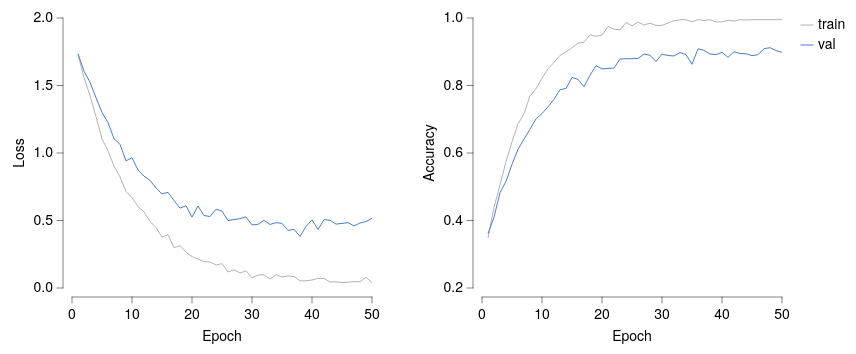

Describe this chart as a Vega-Lite specification.
### Vega-Lite specification from a JSON file in a GitHub repository (floating-point values rounded to 4 significant figures)
{"background": null, "config": {"arc": {"fill": "#DBDBDB", "fillOpacity": 1.0, "innerRadius": 33.75, "padAngle": 0.03, "stroke": "black", "strokeOpacity": 1, "strokeWidth": 0.25}, "area": {"fill": "#DBDBDB", "fillOpacity": 1.0, "stroke": "black", "strokeOpacity": 1, "strokeWidth": 0.25}, "axis": {"domain": true, "domainCap": "round", "domainColor": "black", "domainWidth": 0.25, "grid": false, "gridCap": "round", "gridColor": "#F1F1F1", "gridDash": [0, 0], "gridOpacity": 1.0, "gridWidth": 0.25, "labelColor": "black", "labelFont": "Helvetica Neue, HelveticaNeue, Helvetica, Arial, sans-serif", "labelFontSize": 7, "labelFontStyle": "normal", "labelFontWeight": 400, "offset": 4.5, "ticks": true, "tickCap": "round", "tickColor": "black", "tickRound": false, "tickSize": 3, "tickWidth": 0.25, "titleColor": "black", "titleFont": "Helvetica Neue, HelveticaNeue, Helvetica, Arial, sans-serif", "titleFontSize": 7, "titleFontStyle": "normal", "titleFontWeight": 400}, "axisX": {"domain": true, "labelAlign": "center", "labelAngle": 0, "labels": true, "ticks": true, "translate": 0}, "axisY": {"domain": true, "labelAlign": "right", "labelAngle": 0, "labels": true, "ticks": true, "translate": 0}, "axisRight": {"domain": true, "labelAlign": "left", "labelAngle": 0, "labels": true, "ticks": true, "translate": 0}, "axisTop": {"domain": true, "labelAlign": "center", "labelAngle": 0, "labels": true, "ticks": true, "translate": 0}, "axisBand": {"tickOffset": 0}, "bar": {"fill": "#DBDBDB", "fillOpacity": 1.0, "stroke": "black", "strokeOpacity": 1, "strokeWidth": 0.25}, "boxplot": {"size": 12.15, "ticks": {"cornerRadius": 0.25, "fill": "black", "opacity": 1, "size": 6.075, "thickness": 0.25}, "box": {"fillOpacity": 1.0, "stroke": "black", "strokeOpacity": 1, "strokeWidth": 0.25}, "median": {"cornerRadius": 0, "fill": "black", "fillOpacity": 1.0, "opacity": 1, "size": 12.15, "thickness": 0.25}, "rule": {"fill": "black", "fillOpacity": 1.0, "size": 13.5, "stroke": "black", "strokeDash": [0, 0], "strokeOpacity": 1, "strokeWidth": 0.25}, "outliers": {"color": "black", "fill": "black", "fillOpacity": 1.0, "size": 0, "stroke": "black", "strokeOpacity": 1, "strokeWidth": 0.25}}, "circle": {"fill": "black", "fillOpacity": 1.0, "size": 1.688, "stroke": null, "strokeOpacity": 1, "strokeWidth": 0.25}, "errorband": {"band": {"fillOpacity": 0.6, "stroke": null, "strokeWidth": 0.25, "strokeOpacity": 1}, "borders": {"opacity": 0, "strokeOpacity": 0.25, "strokeWidth": 1}}, "errorbar": {"opacity": 1, "rule": {"strokeDash": [0, 0], "strokeWidth": 0.25}, "ticks": {"color": "black", "cornerRadius": 0.125, "opacity": 1, "size": 8.1, "thickness": 0.25}, "thickness": 0.25}, "font": "Helvetica Neue, HelveticaNeue, Helvetica, Arial, sans-serif", "geoshape": {"fill": "#DBDBDB", "fillOpacity": 1.0, "stroke": "black", "strokeOpacity": 1, "strokeWidth": 0.25}, "header": {"labelColor": "black", "labelFont": "Helvetica Neue, HelveticaNeue, Helvetica, Arial, sans-serif", "labelFontSize": 7, "labelFontStyle": "normal", "labelFontWeight": 400, "titleColor": "black", "titleFont": "Helvetica Neue, HelveticaNeue, Helvetica, Arial, sans-serif", "titleFontSize": 7, "titleFontStyle": "normal", "titleFontWeight": 400, "titlePadding": 0}, "legend": {"disable": false, "offset": 4.5, "titlePadding": 4, "labelOffset": 2, "gradientLabelOffset": 2, "gradientLength": 67.5, "gradientThickness": 6.75, "gradientOpacity": 1.0, "gradientStrokeColor": "black", "gradientStrokeWidth": 0.25, "labelColor": "black", "labelFont": "Helvetica Neue, HelveticaNeue, Helvetica, Arial, sans-serif", "labelFontSize": 7, "labelFontStyle": "normal", "labelFontWeight": 400, "strokeColor": "black", "strokeWidth": 0, "symbolSize": 42, "symbolStrokeColor": "black", "symbolStrokeWidth": 0.25, "titleColor": "black", "titleFont": "Helvetica Neue, HelveticaNeue, Helvetica, Arial, sans-serif", "titleFontSize": 7, "titleFontStyle": "normal", "titleFontWeight": 400}, "line": {"color": "black", "stroke": "black", "strokeCap": "butt", "strokeDash": [0, 0], "strokeOpacity": 1, "strokeWidth": 0.5}, "point": {"filled": true, "fill": "#DBDBDB", "fillOpacity": 1.0, "size": 6.75, "stroke": "black", "strokeOpacity": 1, "strokeWidth": 0.25}, "range": {"category": ["#B2B2B2", "#4A7CD3", "#008542", "#664CAF", "#509F98", "#636363", "#284F93", "#005226", "#382864", "#285753"], "diverging": {"scheme": ["#443E60", "#5F597E", "#7C759B", "#9994B6", "#B7B4CC", "#D6D5DC", "#F6F6F6", "#D1DAD9", "#A4C2BF", "#7AA9A4", "#578E89", "#37736E", "#1B5954"]}, "heatmap": {"scheme": ["#440154", "#472270", "#433E82", "#38598C", "#2C728E", "#238A8D", "#24A086", "#39B578", "#5DC862", "#96D646", "#CAE02D", "#FDE724"]}, "ordinal": {"scheme": ["#F1F1F1", "#DBDBDB", "#C6C6C6", "#B2B2B2", "#9D9D9D", "#898989", "#767676", "#636363", "#515151", "#404040", "#2F2F2F", "#1F1F1F"]}, "ramp": {"scheme": ["#440154", "#472270", "#433E82", "#38598C", "#2C728E", "#238A8D", "#24A086", "#39B578", "#5DC862", "#96D646", "#CAE02D", "#FDE724"]}}, "rule": {"color": "black", "stroke": "black", "strokeCap": "round", "strokeDash": [2, 2], "strokeOpacity": 1, "strokeWidth": 0.25}, "scale": {"barBandPaddingInner": 0.1, "rectBandPaddingInner": 0, "tickBandPaddingInner": 0.1, "bandPaddingOuter": 0.1, "bandWithNestedOffsetPaddingInner": 0.2, "bandWithNestedOffsetPaddingOuter": 0.2, "offsetBandPaddingInner": 0, "offsetBandPaddingOuter": 0, "round": false}, "rect": {"fill": "#DBDBDB", "fillOpacity": 1.0, "stroke": "black", "strokeOpacity": 1, "strokeWidth": 0.25}, "square": {"fill": "#DBDBDB", "fillOpacity": 1.0, "size": 13.5, "stroke": "black", "strokeOpacity": 1, "strokeWidth": 0.25}, "text": {"color": "black", "font": "Helvetica Neue, HelveticaNeue, Helvetica, Arial, sans-serif", "fontSize": 7, "fontStyle": "normal", "fontWeight": 400}, "tick": {"color": "black", "cornerRadius": 0.125, "opacity": 1.0, "size": 12.15, "thickness": 0.25}, "title": {"anchor": "middle", "frame": "group", "color": "black", "font": "Helvetica Neue, HelveticaNeue, Helvetica, Arial, sans-serif", "fontSize": 7, "fontStyle": "normal", "fontWeight": 400, "subtitleColor": "black", "subtitleFont": "Helvetica Neue, HelveticaNeue, Helvetica, Arial, sans-serif", "subtitleFontSize": "Helvetica Neue, HelveticaNeue, Helvetica, Arial, sans-serif", "subtitleFontStyle": "normal", "subtitleFontWeight": 400}, "trail": {"color": "black", "opacity": 1, "size": 0.5}, "view": {"continuousWidth": 150, "continuousHeight": 135, "discreteWidth": 150, "discreteHeight": 135, "fill": null, "stroke": null, "strokeWidth": 0.25}}, "hconcat": [{"mark": {"type": "line"}, "encoding": {"color": {"field": "split", "sort": ["train", "val"], "title": null, "type": "nominal"}, "x": {"field": "epoch", "scale": {"domain": [0, 50], "nice": false}, "title": "Epoch", "type": "quantitative"}, "y": {"field": "loss", "scale": {"domain": [0, 2]}, "title": "Loss", "type": "quantitative"}}}, {"mark": {"type": "line"}, "encoding": {"color": {"field": "split", "sort": ["train", "val"], "title": null, "type": "nominal"}, "x": {"field": "epoch", "scale": {"domain": [0, 50], "nice": false}, "title": "Epoch", "type": "quantitative"}, "y": {"field": "accuracy", "scale": {"domain": [0.2, 1]}, "title": "Accuracy", "type": "quantitative"}}}], "data": {"name": "data-7a4b3c2260c15d07dc72bae3f59f8ddc"}, "resolve": {"scale": {"y": "independent"}}, "$schema": "https://vega.github.io/schema/vega-lite/v6.4.1.json", "datasets": {"data-7a4b3c2260c15d07dc72bae3f59f8ddc": [{"epoch": 1, "split": "train", "loss": 1.73, "accuracy": 0.3481}, {"epoch": 2, "split": "train", "loss": 1.559, "accuracy": 0.4391}, {"epoch": 3, "split": "train", "loss": 1.426, "accuracy": 0.5057}, {"epoch": 4, "split": "train", "loss": 1.268, "accuracy": 0.5742}, {"epoch": 5, "split": "train", "loss": 1.106, "accuracy": 0.6329}, {"epoch": 6, "split": "train", "loss": 1.015, "accuracy": 0.6864}, {"epoch": 7, "split": "train", "loss": 0.9036, "accuracy": 0.7162}, {"epoch": 8, "split": "train", "loss": 0.8233, "accuracy": 0.769}, {"epoch": 9, "split": "train", "loss": 0.7148, "accuracy": 0.7905}, {"epoch": 10, "split": "train", "loss": 0.6691, "accuracy": 0.8213}, {"epoch": 11, "split": "train", "loss": 0.6032, "accuracy": 0.8493}, {"epoch": 12, "split": "train", "loss": 0.5645, "accuracy": 0.8689}, {"epoch": 13, "split": "train", "loss": 0.4929, "accuracy": 0.8893}, {"epoch": 14, "split": "train", "loss": 0.4487, "accuracy": 0.8995}, {"epoch": 15, "split": "train", "loss": 0.3765, "accuracy": 0.9119}, {"epoch": 16, "split": "train", "loss": 0.3949, "accuracy": 0.9256}, {"epoch": 17, "split": "train", "loss": 0.2986, "accuracy": 0.9279}, {"epoch": 18, "split": "train", "loss": 0.3137, "accuracy": 0.95}, {"epoch": 19, "split": "train", "loss": 0.2651, "accuracy": 0.9457}, {"epoch": 20, "split": "train", "loss": 0.2327, "accuracy": 0.9494}, {"epoch": 21, "split": "train", "loss": 0.2144, "accuracy": 0.975}, {"epoch": 22, "split": "train", "loss": 0.1948, "accuracy": 0.9668}, {"epoch": 23, "split": "train", "loss": 0.1932, "accuracy": 0.9649}, {"epoch": 24, "split": "train", "loss": 0.1704, "accuracy": 0.9868}, {"epoch": 25, "split": "train", "loss": 0.1804, "accuracy": 0.9769}, {"epoch": 26, "split": "train", "loss": 0.1183, "accuracy": 0.9881}, {"epoch": 27, "split": "train", "loss": 0.1345, "accuracy": 0.9792}, {"epoch": 28, "split": "train", "loss": 0.1113, "accuracy": 0.9848}, {"epoch": 29, "split": "train", "loss": 0.1274, "accuracy": 0.978}, {"epoch": 30, "split": "train", "loss": 0.07601, "accuracy": 0.9782}, {"epoch": 31, "split": "train", "loss": 0.0955, "accuracy": 0.9852}, {"epoch": 32, "split": "train", "loss": 0.09743, "accuracy": 0.9918}, {"epoch": 33, "split": "train", "loss": 0.0663, "accuracy": 0.995}, {"epoch": 34, "split": "train", "loss": 0.09824, "accuracy": 0.995}, {"epoch": 35, "split": "train", "loss": 0.08157, "accuracy": 0.9888}, {"epoch": 36, "split": "train", "loss": 0.0899, "accuracy": 0.995}, {"epoch": 37, "split": "train", "loss": 0.08553, "accuracy": 0.9926}, {"epoch": 38, "split": "train", "loss": 0.05317, "accuracy": 0.995}, {"epoch": 39, "split": "train", "loss": 0.05297, "accuracy": 0.9883}, {"epoch": 40, "split": "train", "loss": 0.05926, "accuracy": 0.9887}, {"epoch": 41, "split": "train", "loss": 0.07119, "accuracy": 0.9932}, {"epoch": 42, "split": "train", "loss": 0.07063, "accuracy": 0.991}, {"epoch": 43, "split": "train", "loss": 0.04534, "accuracy": 0.995}, {"epoch": 44, "split": "train", "loss": 0.0452, "accuracy": 0.9944}, {"epoch": 45, "split": "train", "loss": 0.04083, "accuracy": 0.995}, {"epoch": 46, "split": "train", "loss": 0.04269, "accuracy": 0.995}, {"epoch": 47, "split": "train", "loss": 0.04668, "accuracy": 0.995}, {"epoch": 48, "split": "train", "loss": 0.0472, "accuracy": 0.995}, {"epoch": 49, "split": "train", "loss": 0.07908, "accuracy": 0.995}, {"epoch": 50, "split": "train", "loss": 0.03975, "accuracy": 0.995}, {"epoch": 1, "split": "val", "loss": 1.736, "accuracy": 0.3608}, {"epoch": 2, "split": "val", "loss": 1.606, "accuracy": 0.4097}, {"epoch": 3, "split": "val", "loss": 1.525, "accuracy": 0.4821}, {"epoch": 4, "split": "val", "loss": 1.409, "accuracy": 0.5162}, {"epoch": 5, "split": "val", "loss": 1.3, "accuracy": 0.5664}, {"epoch": 6, "split": "val", "loss": 1.225, "accuracy": 0.6108}, {"epoch": 7, "split": "val", "loss": 1.105, "accuracy": 0.6413}, {"epoch": 8, "split": "val", "loss": 1.065, "accuracy": 0.6706}, {"epoch": 9, "split": "val", "loss": 0.9417, "accuracy": 0.7014}, {"epoch": 10, "split": "val", "loss": 0.9653, "accuracy": 0.7168}, {"epoch": 11, "split": "val", "loss": 0.8741, "accuracy": 0.7367}, {"epoch": 12, "split": "val", "loss": 0.8286, "accuracy": 0.7596}, {"epoch": 13, "split": "val", "loss": 0.7974, "accuracy": 0.7875}, {"epoch": 14, "split": "val", "loss": 0.7398, "accuracy": 0.7912}, {"epoch": 15, "split": "val", "loss": 0.6971, "accuracy": 0.824}, {"epoch": 16, "split": "val", "loss": 0.7087, "accuracy": 0.8182}, {"epoch": 17, "split": "val", "loss": 0.6479, "accuracy": 0.7962}, {"epoch": 18, "split": "val", "loss": 0.5915, "accuracy": 0.8303}, {"epoch": 19, "split": "val", "loss": 0.6094, "accuracy": 0.859}, {"epoch": 20, "split": "val", "loss": 0.5248, "accuracy": 0.8492}, {"epoch": 21, "split": "val", "loss": 0.6076, "accuracy": 0.8507}, {"epoch": 22, "split": "val", "loss": 0.5369, "accuracy": 0.8516}, {"epoch": 23, "split": "val", "loss": 0.5295, "accuracy": 0.8783}, {"epoch": 24, "split": "val", "loss": 0.5836, "accuracy": 0.8792}, {"epoch": 25, "split": "val", "loss": 0.5697, "accuracy": 0.8795}, {"epoch": 26, "split": "val", "loss": 0.4994, "accuracy": 0.8802}, {"epoch": 27, "split": "val", "loss": 0.5068, "accuracy": 0.8932}, {"epoch": 28, "split": "val", "loss": 0.514, "accuracy": 0.8895}, {"epoch": 29, "split": "val", "loss": 0.5262, "accuracy": 0.8712}, {"epoch": 30, "split": "val", "loss": 0.4672, "accuracy": 0.8931}, {"epoch": 31, "split": "val", "loss": 0.4716, "accuracy": 0.8888}, {"epoch": 32, "split": "val", "loss": 0.5014, "accuracy": 0.8875}, {"epoch": 33, "split": "val", "loss": 0.4707, "accuracy": 0.8976}, {"epoch": 34, "split": "val", "loss": 0.4839, "accuracy": 0.8914}, {"epoch": 35, "split": "val", "loss": 0.4789, "accuracy": 0.8629}, {"epoch": 36, "split": "val", "loss": 0.4264, "accuracy": 0.9087}, {"epoch": 37, "split": "val", "loss": 0.4351, "accuracy": 0.9043}, {"epoch": 38, "split": "val", "loss": 0.3825, "accuracy": 0.8934}, {"epoch": 39, "split": "val", "loss": 0.4553, "accuracy": 0.8915}, {"epoch": 40, "split": "val", "loss": 0.505, "accuracy": 0.8981}, {"epoch": 41, "split": "val", "loss": 0.4336, "accuracy": 0.8835}, {"epoch": 42, "split": "val", "loss": 0.5064, "accuracy": 0.8998}, {"epoch": 43, "split": "val", "loss": 0.5021, "accuracy": 0.8948}, {"epoch": 44, "split": "val", "loss": 0.4735, "accuracy": 0.8939}, {"epoch": 45, "split": "val", "loss": 0.4782, "accuracy": 0.8885}, {"epoch": 46, "split": "val", "loss": 0.4844, "accuracy": 0.8912}, {"epoch": 47, "split": "val", "loss": 0.4599, "accuracy": 0.9093}, {"epoch": 48, "split": "val", "loss": 0.4812, "accuracy": 0.9118}, {"epoch": 49, "split": "val", "loss": 0.4924, "accuracy": 0.9037}, {"epoch": 50, "split": "val", "loss": 0.5164, "accuracy": 0.8983}]}}
